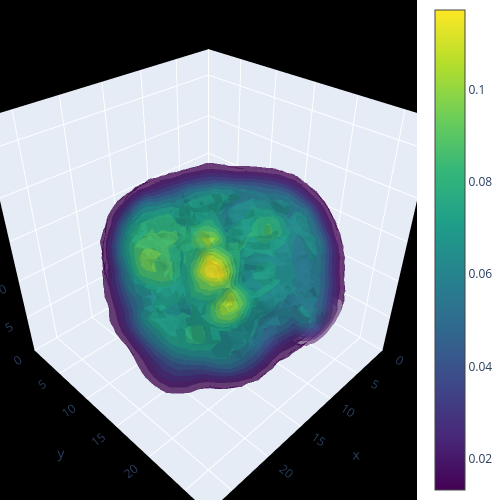

Notebook code cell kept with this figure:
### Code cell
tomodpdt.plotting.visualize_3d_volume(vol2[0].detach().cpu().numpy())

### Figure 1 — Plotly figure (JSON) as saved in the notebook; plotly's stock layout.template omitted (floating-point values rounded to 4 significant figures; data arrays with more than 128 entries replaced by an {"elided": "..."} marker saying what was removed)
{"data": [{"caps": {"x": {"show": false}, "y": {"show": false}, "z": {"show": false}}, "colorscale": [[0, "#440154"], [0.1111, "#482878"], [0.2222, "#3e4989"], [0.3333, "#31688e"], [0.4444, "#26828e"], [0.5556, "#1f9e89"], [0.6667, "#35b779"], [0.7778, "#6ece58"], [0.8889, "#b5de2b"], [1, "#fde725"]], "isomax": 0.1172, "isomin": 0.01322, "opacity": 0.5, "surface": {"count": 15}, "type": "isosurface", "value": {"elided": "21952 float values"}, "x": {"elided": "21952 int values"}, "y": {"elided": "21952 int values"}, "z": {"elided": "21952 int values"}}], "layout": {"height": 500, "margin": {"b": 0, "l": 0, "r": 0, "t": 0}, "scene": {"bgcolor": "black", "camera": {"eye": {"x": 1.25, "y": 1.25, "z": 1.25}}, "xaxis": {"range": [0, 28]}, "yaxis": {"range": [0, 28]}, "zaxis": {"range": [0, 28]}}, "width": 500}}
